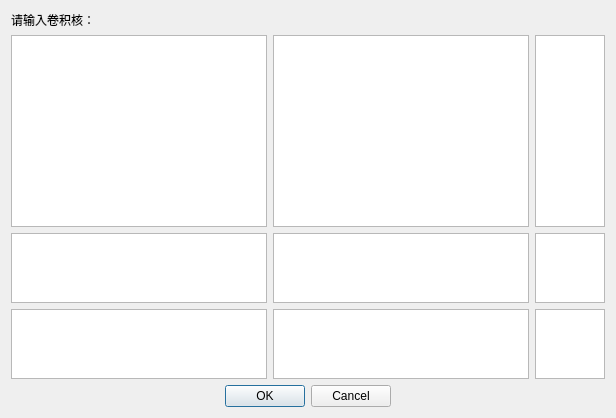
<?xml version="1.0" encoding="UTF-8"?>
<ui version="4.0">
 <class>Dialog</class>
 <widget class="QDialog" name="Dialog">
  <property name="geometry">
   <rect>
    <x>0</x>
    <y>0</y>
    <width>95</width>
    <height>138</height>
   </rect>
  </property>
  <property name="windowTitle">
   <string>设置</string>
  </property>
  <layout class="QVBoxLayout" name="verticalLayout">
   <item>
    <widget class="QLabel" name="label">
     <property name="text">
      <string>请输入卷积核：</string>
     </property>
    </widget>
   </item>
   <item>
    <layout class="QGridLayout" name="gridLayout">
     <property name="sizeConstraint">
      <enum>QLayout::SetFixedSize</enum>
     </property>
     <item row="1" column="0">
      <widget class="QTextEdit" name="num4"/>
     </item>
     <item row="1" column="2">
      <widget class="QTextEdit" name="num5"/>
     </item>
     <item row="2" column="2">
      <widget class="QTextEdit" name="num8"/>
     </item>
     <item row="1" column="3">
      <widget class="QTextEdit" name="num6"/>
     </item>
     <item row="2" column="0">
      <widget class="QTextEdit" name="num7"/>
     </item>
     <item row="2" column="3">
      <widget class="QTextEdit" name="num8_2"/>
     </item>
     <item row="0" column="3">
      <widget class="QTextEdit" name="num3"/>
     </item>
     <item row="0" column="2">
      <widget class="QTextEdit" name="num2">
       <property name="sizePolicy">
        <sizepolicy hsizetype="Minimum" vsizetype="Expanding">
         <horstretch>0</horstretch>
         <verstretch>0</verstretch>
        </sizepolicy>
       </property>
      </widget>
     </item>
     <item row="0" column="0">
      <widget class="QTextEdit" name="num1">
       <property name="sizePolicy">
        <sizepolicy hsizetype="Minimum" vsizetype="Minimum">
         <horstretch>0</horstretch>
         <verstretch>0</verstretch>
        </sizepolicy>
       </property>
      </widget>
     </item>
    </layout>
   </item>
   <item>
    <widget class="QDialogButtonBox" name="buttonBox">
     <property name="layoutDirection">
      <enum>Qt::LeftToRight</enum>
     </property>
     <property name="orientation">
      <enum>Qt::Horizontal</enum>
     </property>
     <property name="standardButtons">
      <set>QDialogButtonBox::Cancel|QDialogButtonBox::Ok</set>
     </property>
     <property name="centerButtons">
      <bool>true</bool>
     </property>
    </widget>
   </item>
  </layout>
 </widget>
 <resources/>
 <connections>
  <connection>
   <sender>buttonBox</sender>
   <signal>accepted()</signal>
   <receiver>Dialog</receiver>
   <slot>accept()</slot>
   <hints>
    <hint type="sourcelabel">
     <x>120</x>
     <y>237</y>
    </hint>
    <hint type="destinationlabel">
     <x>157</x>
     <y>238</y>
    </hint>
   </hints>
  </connection>
  <connection>
   <sender>buttonBox</sender>
   <signal>rejected()</signal>
   <receiver>Dialog</receiver>
   <slot>reject()</slot>
   <hints>
    <hint type="sourcelabel">
     <x>146</x>
     <y>237</y>
    </hint>
    <hint type="destinationlabel">
     <x>183</x>
     <y>238</y>
    </hint>
   </hints>
  </connection>
 </connections>
</ui>
